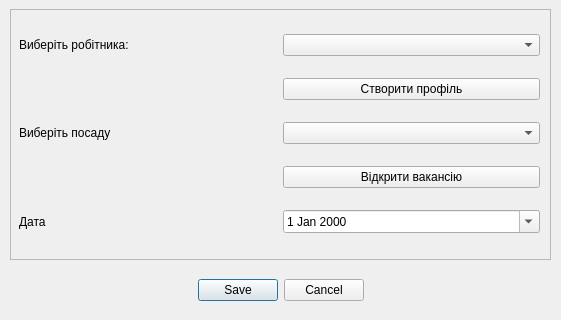
<?xml version="1.0" encoding="UTF-8"?>
<ui version="4.0">
 <class>Dialog_addStaff</class>
 <widget class="QDialog" name="Dialog_addStaff">
  <property name="geometry">
   <rect>
    <x>0</x>
    <y>0</y>
    <width>561</width>
    <height>320</height>
   </rect>
  </property>
  <property name="windowTitle">
   <string>Найняти робітника</string>
  </property>
  <widget class="QDialogButtonBox" name="buttonBox">
   <property name="geometry">
    <rect>
     <x>10</x>
     <y>270</y>
     <width>541</width>
     <height>41</height>
    </rect>
   </property>
   <property name="orientation">
    <enum>Qt::Horizontal</enum>
   </property>
   <property name="standardButtons">
    <set>QDialogButtonBox::Cancel|QDialogButtonBox::Save</set>
   </property>
   <property name="centerButtons">
    <bool>true</bool>
   </property>
  </widget>
  <widget class="QFrame" name="frame">
   <property name="geometry">
    <rect>
     <x>10</x>
     <y>9</y>
     <width>541</width>
     <height>251</height>
    </rect>
   </property>
   <property name="frameShape">
    <enum>QFrame::StyledPanel</enum>
   </property>
   <property name="frameShadow">
    <enum>QFrame::Raised</enum>
   </property>
   <widget class="QWidget" name="gridLayoutWidget">
    <property name="geometry">
     <rect>
      <x>9</x>
      <y>9</y>
      <width>521</width>
      <height>231</height>
     </rect>
    </property>
    <layout class="QGridLayout" name="gridLayout">
     <item row="0" column="1">
      <widget class="QComboBox" name="selectPerson">
       <property name="cursor">
        <cursorShape>PointingHandCursor</cursorShape>
       </property>
      </widget>
     </item>
     <item row="1" column="1">
      <widget class="QPushButton" name="createPerson">
       <property name="cursor">
        <cursorShape>PointingHandCursor</cursorShape>
       </property>
       <property name="text">
        <string>Створити профіль</string>
       </property>
      </widget>
     </item>
     <item row="0" column="0">
      <widget class="QLabel" name="label">
       <property name="text">
        <string>Виберіть робітника:</string>
       </property>
      </widget>
     </item>
     <item row="3" column="1">
      <widget class="QPushButton" name="openVacancy">
       <property name="cursor">
        <cursorShape>PointingHandCursor</cursorShape>
       </property>
       <property name="text">
        <string>Відкрити вакансію</string>
       </property>
      </widget>
     </item>
     <item row="2" column="0">
      <widget class="QLabel" name="label_2">
       <property name="text">
        <string>Виберіть посаду</string>
       </property>
      </widget>
     </item>
     <item row="2" column="1">
      <widget class="QComboBox" name="selectVacancy">
       <property name="cursor">
        <cursorShape>PointingHandCursor</cursorShape>
       </property>
      </widget>
     </item>
     <item row="4" column="1">
      <widget class="QDateEdit" name="startDate">
       <property name="cursor">
        <cursorShape>PointingHandCursor</cursorShape>
       </property>
       <property name="calendarPopup">
        <bool>true</bool>
       </property>
      </widget>
     </item>
     <item row="4" column="0">
      <widget class="QLabel" name="label_3">
       <property name="text">
        <string>Дата</string>
       </property>
      </widget>
     </item>
    </layout>
   </widget>
  </widget>
 </widget>
 <resources/>
 <connections>
  <connection>
   <sender>buttonBox</sender>
   <signal>accepted()</signal>
   <receiver>Dialog_addStaff</receiver>
   <slot>accept()</slot>
   <hints>
    <hint type="sourcelabel">
     <x>248</x>
     <y>254</y>
    </hint>
    <hint type="destinationlabel">
     <x>157</x>
     <y>274</y>
    </hint>
   </hints>
  </connection>
  <connection>
   <sender>buttonBox</sender>
   <signal>rejected()</signal>
   <receiver>Dialog_addStaff</receiver>
   <slot>reject()</slot>
   <hints>
    <hint type="sourcelabel">
     <x>316</x>
     <y>260</y>
    </hint>
    <hint type="destinationlabel">
     <x>286</x>
     <y>274</y>
    </hint>
   </hints>
  </connection>
 </connections>
</ui>
